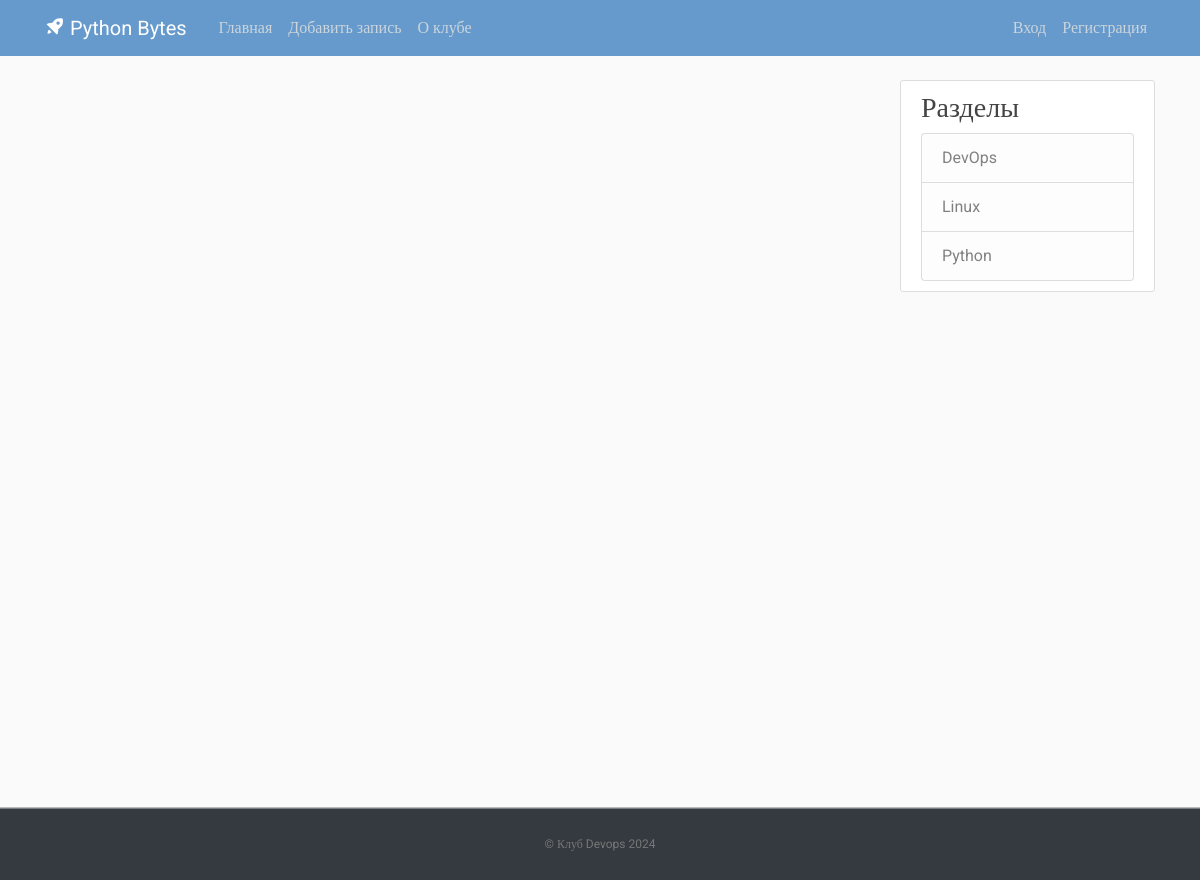
The app's page /category/2/ with its own data.
### blog/models.py (models this page shows, shortened)
class Category(models.Model):
    title = models.CharField(max_length=155, db_index=True, verbose_name='title')
    class Meta:
        verbose_name = 'Категория'
        verbose_name_plural = 'Категории'
        ordering = ['title']

### blog/views.py (the view)
# urls.py: path('category/<int:category_id>/', views.get_category, name='category')
def get_category(request, category_id):
    news = News.objects.filter(category_id=category_id)
    category = Category.objects.get(pk=category_id)
    context = {
        'news': news,
        'category': category
    }
    return render(request, 'blog/category.html', context)

### blog/templatetags/blogs_tags.py (called while the page is built)
@register.simple_tag()
def get_categories():
    return Category.objects.all()

### blog/templates/blog/category.html (shortened to what this page needs)
{% extends "base.html" %}
{% block sidebar %}
{% include 'inc/_sidebar.html' %}
{% endblock %}

### templates/inc/_sidebar.html
{% load blogs_tags %}
<div class="content-section">
    {% get_categories as categories %}
    <h3>Разделы</h3>
    <ul class="list-group">
        {% for item in categories %}
            <a href="/category/{{ item.pk }}" class="list-group-item list-group-item-light">{{ item.title }}</a>
        {% endfor %}
    </ul>
</div>
<br>

### blog/static/blog/main.css (style rules this page uses)
body, html { width:100%; height:100% }
body { margin:0; padding:0; background: #fafafa; color: #333333; margin-top: 5rem; font-family:Roboto; }
h1, h2, h3, h4, h5, h6 { color: #444444; }
ul { margin: 0; }
.content-section { background: #ffffff; padding: 10px 20px; border: 1px solid #dddddd; border-radius: 3px; margin-bottom: 20px; }

### records on screen
Category: title "DevOps"
Category: title "Linux"
Category: title "Python"
